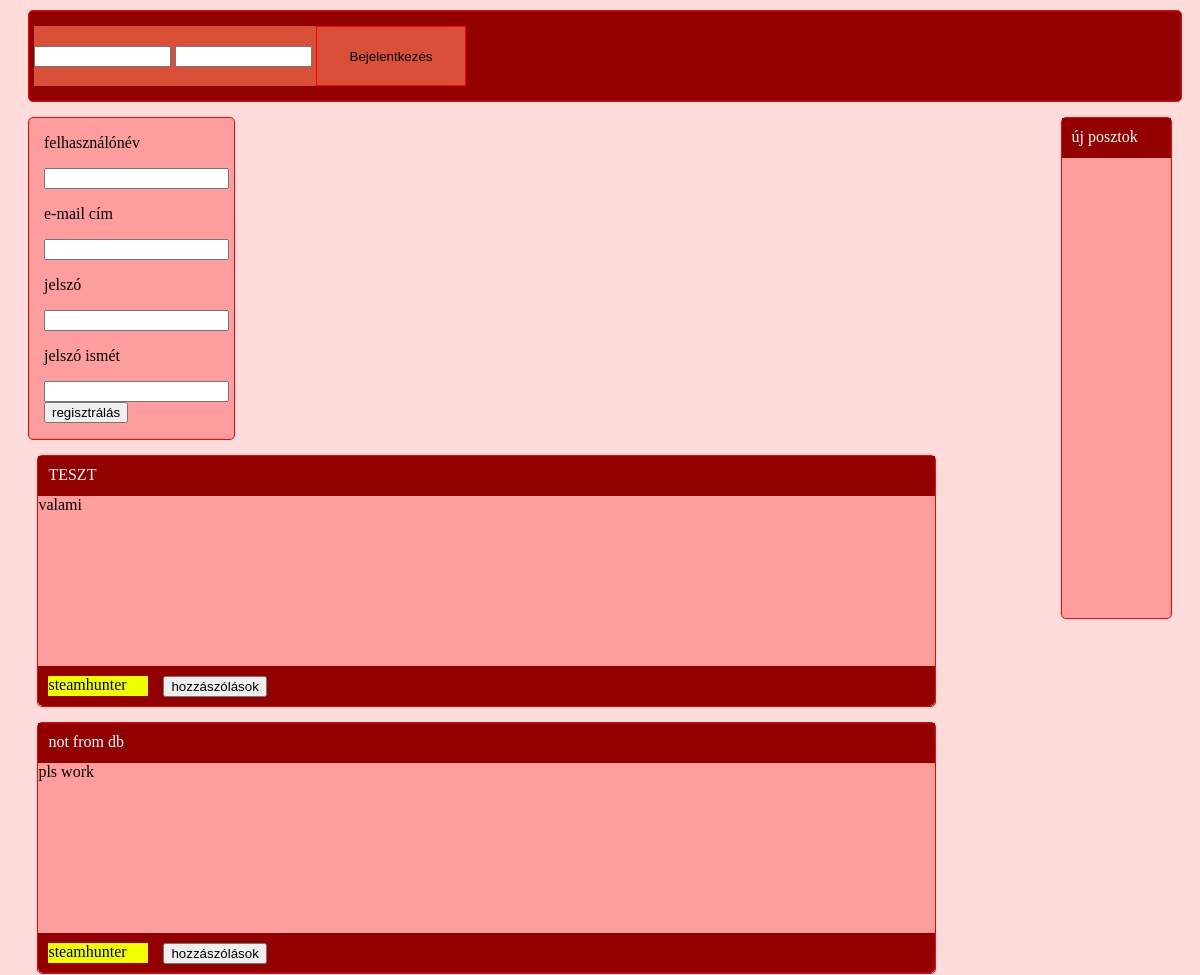
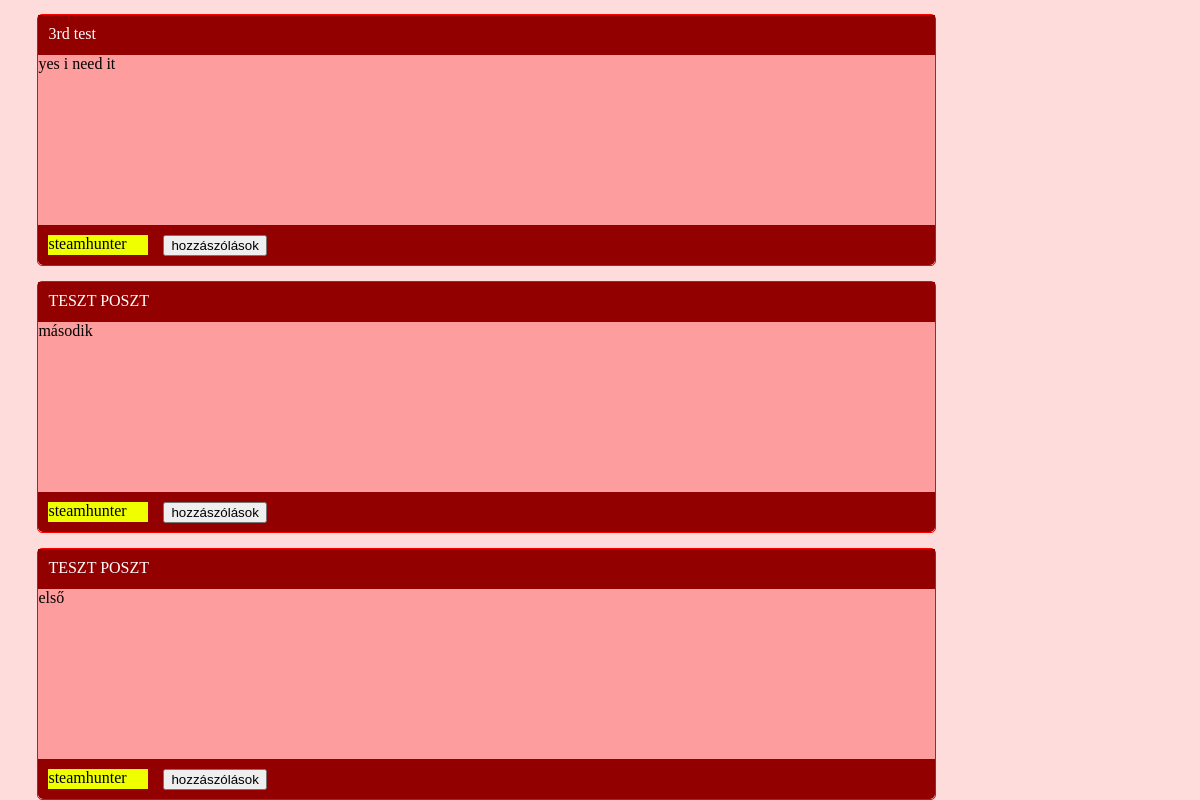
/register.php, run on an earlier commit of the app's database (2 pictures, top to bottom).
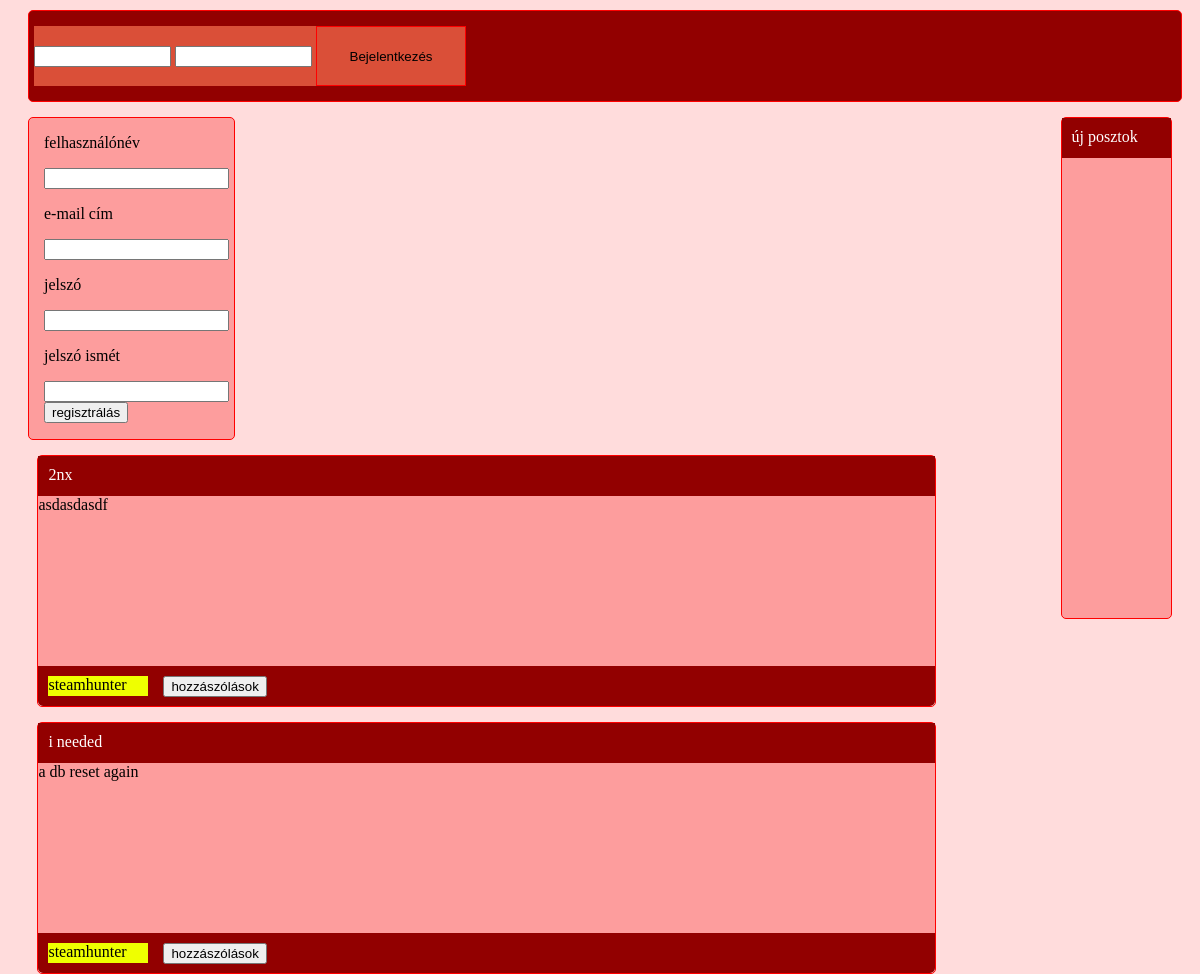
And on a later commit of the database.
### tables this page shows
CREATE TABLE `feedposts` (
  `id` int(11) NOT NULL,
  `userid` int(11) NOT NULL,
  `posttitle` varchar(100) NOT NULL,
  `post` varchar(512) NOT NULL
);

CREATE TABLE `users` (
  `id` int(11) NOT NULL,
  `username` varchar(50) NOT NULL,
  `password` varchar(32) NOT NULL,
  `e-mail` varchar(50) NOT NULL,
  `rankid` int(11) NOT NULL
);

### register.php (the view, shortened to what this page needs)
<?php
function GetColorByRank($rankid)
{
	switch($rankid)
	{
		case 99:return "#efff00;";
	}
}
if($_SERVER["REQUEST_METHOD"]=="POST")
	{
		$db = mysql_connect('localhost', 'root', '');
		if(!$db){
				die('Could not connect: '.mysql_error());
				}
		$db_selected = mysql_select_db('facebookclone', $db);
		if(!$db_selected){
				die ('Can\'t use: '. mysql_error());
			}
			mysql_query("SET NAMES utf8", $db);
			if(strlen($_POST['username'])<5)
			{
			$hibatext="a felhasználónév túl rövid";
			$hiba=true;
			}
			if(strlen( strcmp ( $_POST['password'] ,$_POST['passwordagain'])!=0))
			{
			$hibatext="a jelszó nem egyezik";
				echo $_POST['password'];
				echo $_POST['passwordagain'];
			$hiba=true;
			}
			if(strlen($_POST['username'])>5 &&  strcmp ( $_POST['password'] ,$_POST['passwordagain'] ) !=0)
			{
			$hibatext="a felhasználónév túl rövid /n a jelszó nem egyezik";
			$hiba=true;
			}
			if(isset($hiba))
			{
				?>
<html>
	<head>
		<title>nem facebook klón</title>
		<meta charset="utf8">
		<link rel="stylesheet" href="reg.css">
	</head>
	<body>
	<div id="header">
	<div id="login">
	<form method="post" action="login.php" id="loginform">
	<div id="logintexts">
	<input type="text" name="username" class="logintextbox">
	<input type="password" name="password" class="logintextbox">
	<?php
	if(isset($_SESSION['hiba']))
	{
	print "<div>";
	print $_SESSION['hiba'];
	print "</div>";
	$_SESSION['hiba']=null;
	}
	?>
	</div>
	<input type="submit" name="login" value="Bejelentkezés" id="loginbt">
	</form>
	</div>
	</div>
		<div id="register">
			<form method="post">
				<p id="error"><?=$hibatext?></p>
				<p>felhasználónév</p>
				<input type="text" name="username">
				<p>e-mail cím</p>
				<input type="text" name="email">
				<p>jelszó</p>
				<input type="password" name="password">
				<p>jelszó ismét</p>
				<input type="password" name="passwordagain">
				<input type="submit" name="login" value="regisztrálás">
			</form>
		</div>
		<div id="rightsidebar">
		<div class="titlebar">
		<p class="titlebar-title">új posztok</p>
		</div>
		</div>
		<div>
		<div id="centerfeed">
		<?php
			$res = mysql_query("SELECT * FROM feedposts ORDER BY id DESC;", $db);
			while($record = mysql_fetch_assoc($res)){
				?>
				<div class="feed">
					<div class="titlebar">
					<p class="titlebar-title"><?= $record['posttitle']?></p>
					</div>
				<div class="feedcontent">
				<?=$record['post']?>
				</div>
				<div class="feedfooter">
				<?php
				$userid=$record['userid'];
				$ress = mysql_query("SELECT * FROM users WHERE id='$userid';", $db);
				$rec = mysql_fetch_assoc($ress);
				$bg="background-color: ".GetColorByRank($rec['rankid']).";";
				$username=$rec['username'];
				print"<p id='senderbox' style='$bg'>$username</p>"
				?>
				<form method="post" class="commnethidder">
				<input type="submit" name="comment" value="hozzászólások" class="commentbt">
				<input type="hidden" name="postid" value=<?=$record['id'];?>>
				</form>
				</div>
				</div>
				<?php
				if(isset($_SESSION['postid']))
					{
						$_POST['postid']=$_SESSION['postid'];
						$_POST['comment']="hozászólás";
						$_SESSION['postid']=null;
					}
				if(isset($_POST['comment']))
				{
					if($_POST['postid']==$record['id'])
					{
					mysql_select_db('facebookclonecomment', $db);
					$cmtres = mysql_query("SELECT * FROM postcomment".$_POST['postid'].";", $db);
					mysql_select_db('facebookclone', $db);
					print mysql_error();
						while($cmtrecord = mysql_fetch_assoc($cmtres)){
						?>
							<div class="feedcomment">
							<div class="feedcommentcontent">
							<?=$cmtrecord['comment']?>
							</div>
							<div class="feedfooter">
								<?php
								$userid=$cmtrecord['userid'];
								$ress = mysql_query("SELECT * FROM users WHERE id='$userid';", $db);
								$rec = mysql_fetch_assoc($ress);
								?>
								<div class="feedfooter">
								<?php
								$bg="background-color: ".GetColorByRank($rec['rankid'])."; margin:0;";
								$username=$rec['username'];
								print"<p id='senderbox' style='$bg'>$username</p>"
								?>
								</div>
								</form>
							</div>
						<?php
						}
					}
				}
			}
			?>
		</div>
	</body>
</html>
				<?php
			}
			if(!isset($hiba))
			{
				$username= $_POST['username'];
				$pass= MD5($_POST['password']);
				$email=$_POST['email'];
			$res = mysql_query("INSERT INTO `users` (`id`, `username`, `password`, `e-mail`) VALUES (NULL,'$username', '$pass', '$email');", $db);
			print mysql_error();
			header('Location: /index.php');
			}
	}else
	{
?>
<html>
	<head>
		<link rel="stylesheet" href="reg.css">
	</head>
	<body>
	<div id="header">
	<div id="login">
	<form method="post" action="login.php" id="loginform">
	<input type="text" name="username" class="logintextbox">
	<input type="password" name="password" class="logintextbox">
	<input type="submit" name="login" value="Bejelentkezés" id="loginbt">
	</form>
	</div>
	</div>
		<div id="register">
			<form method="post">
				<p>felhasználónév</p>
				<input type="text" name="username">
				<p>e-mail cím</p>
				<input type="text" name="email">
				<p>jelszó</p>
				<input type="password" name="password">
				<p>jelszó ismét</p>
				<input type="password" name="passwordagain">
				<input type="submit" name="login" value="regisztrálás">
			</form>
		</div>
		<div id="rightsidebar">
		<div class="titlebar">
		<p class="titlebar-title">új posztok</p>
		</div>
		</div>
		<div id="centerfeed">
		<?php
		$db = mysql_connect('localhost', 'root', '');
			$res = mysql_query("SELECT * FROM feedposts ORDER BY id DESC;", $db);
			while($record = mysql_fetch_assoc($res)){
				?>
				<div class="feed">
					<div class="titlebar">
					<p class="titlebar-title"><?= $record['posttitle']?></p>
					</div>
				<div class="feedcontent">
				<?=$record['post']?>
				</div>
				<div class="feedfooter">
				<?php
				$userid=$record['userid'];
				$ress = mysql_query("SELECT * FROM users WHERE id='$userid';", $db);
				$rec = mysql_fetch_assoc($ress);
				$bg="background-color: ".GetColorByRank($rec['rankid'])."; margin:0; margin-right:15px;";
				$username=$rec['username'];
				print"<p id='senderbox' style='$bg'>$username</p>"
				?>
				<form method="post" class="commnethidder">
				<input type="submit" name="comment" value="hozzászólások" class="commentbt">
				</form>
				</div>
				</div>
						<?php
			}
			?>
		</div>
	</body>
</html>
<?php
	}
	?>

### reg.css (style rules this page uses)
#header { padding-left:5px; padding-top:15px; padding-bottom:15px; height:60px; width :98.5%; margin-top:10px; border-radius:5px; background-color: #920000; border-width:1px; border-color:red; border-style:solid; vertical-align:top; }
#login { float:left; }
#loginform { float:left; width: 432px; height:60px; background-color: #da4f38; }
.logintextbox { width:137px; }
#loginbt { border: 1px solid red; height:60px; width:150px; background-color:#da4f38; }
body { padding-left:20px; background-color: #ffdcdc; }
#register { float:left; width: 190px; border-radius:5px; background-color:#fd9d9d; border-width:1px; border-color:red; border-style:solid; margin-top: 15px; padding-left: 15px; }
.feed { margin-top:15px; float:left; border: 1px solid red; border-radius:5px; width:100%; height:250px; }
.titlebar { background-color: #920000; width:100%; height:40px; color:white; text-align:left; }
.titlebar-title { padding:10px; margin:0; }
#centerfeed { margin-left:0.81%; float:left; width:77%; }
.feedfooter { background-color: #920000; height: 20px; border-bottom-right-radius: 5px; border-bottom-left-radius: 5px; padding: 10px; }
.feedcontent { height:170px; background-color:#fd9d9d; }
#senderbox { height:20px; width:100px; float:left; }
#rightsidebar { border: 1px solid red; border-radius:5px; float:right; width:9.4%; height:500px; margin-right:20px; margin-top:15px; background-color:#fd9d9d; }

What changed in the data, as far as the page shows it:
removed feedposts: posttitle "TESZT", post "valami", userid.username "steamhunter"
removed feedposts: posttitle "not from db", post "pls work", userid.username "steamhunter"
removed feedposts: posttitle "TESZT POSZT", post "második", userid.username "steamhunter"
removed feedposts: posttitle "TESZT POSZT", post "első", userid.username "steamhunter"
added feedposts: posttitle "2nx", post "asdasdasdf", userid.username "steamhunter"
changed feedposts: posttitle "3rd test" → "i needed"; post "yes i need it" → "a db reset again"
